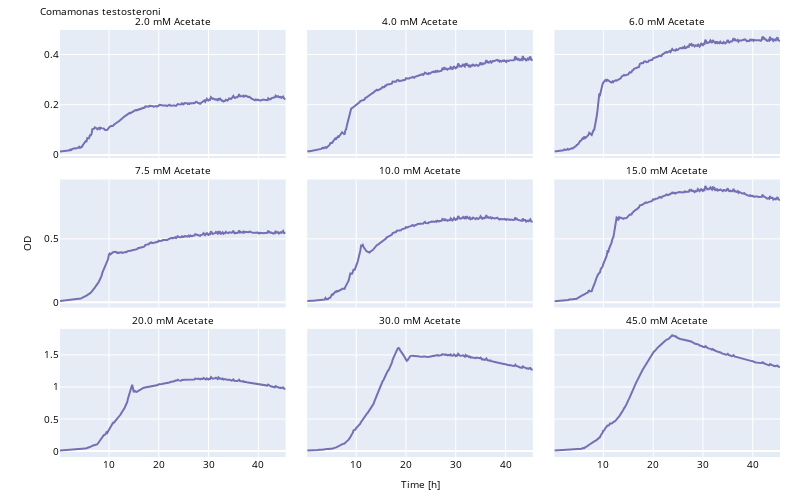
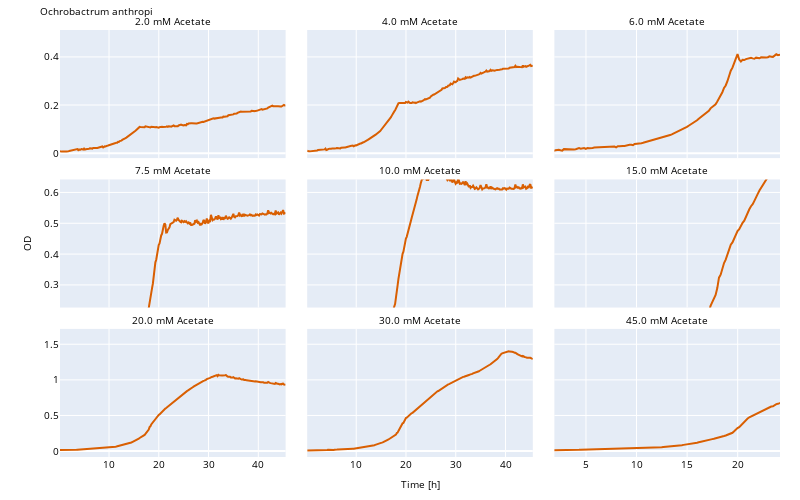

The cell these charts' notebook holds for them, in order:
### Code cell
plot_gradient(fit=False)

### Figure 1 — Plotly figure (JSON) as saved in the notebook; plotly's stock layout.template omitted (floating-point values rounded to 4 significant figures; data arrays with more than 128 entries replaced by an {"elided": "..."} marker saying what was removed)
{"data": [{"line": {"color": "#7570B3", "width": 2}, "marker": {"size": 2}, "name": "OD", "showlegend": false, "type": "scatter", "x": {"elided": "273 float values"}, "xaxis": "x", "y": {"elided": "273 float values"}, "yaxis": "y"}, {"line": {"color": "#7570B3", "width": 2}, "marker": {"size": 2}, "name": "OD", "showlegend": false, "type": "scatter", "x": {"elided": "273 float values"}, "xaxis": "x2", "y": {"elided": "273 float values"}, "yaxis": "y2"}, {"line": {"color": "#7570B3", "width": 2}, "marker": {"size": 2}, "name": "OD", "showlegend": false, "type": "scatter", "x": {"elided": "273 float values"}, "xaxis": "x3", "y": {"elided": "273 float values"}, "yaxis": "y3"}, {"line": {"color": "#7570B3", "width": 2}, "marker": {"size": 2}, "name": "OD", "showlegend": false, "type": "scatter", "x": {"elided": "273 float values"}, "xaxis": "x4", "y": {"elided": "273 float values"}, "yaxis": "y4"}, {"line": {"color": "#7570B3", "width": 2}, "marker": {"size": 2}, "name": "OD", "showlegend": false, "type": "scatter", "x": {"elided": "273 float values"}, "xaxis": "x5", "y": {"elided": "273 float values"}, "yaxis": "y5"}, {"line": {"color": "#7570B3", "width": 2}, "marker": {"size": 2}, "name": "OD", "showlegend": false, "type": "scatter", "x": {"elided": "273 float values"}, "xaxis": "x6", "y": {"elided": "273 float values"}, "yaxis": "y6"}, {"line": {"color": "#7570B3", "width": 2}, "marker": {"size": 2}, "name": "OD", "showlegend": false, "type": "scatter", "x": {"elided": "273 float values"}, "xaxis": "x7", "y": {"elided": "273 float values"}, "yaxis": "y7"}, {"line": {"color": "#7570B3", "width": 2}, "marker": {"size": 2}, "name": "OD", "showlegend": false, "type": "scatter", "x": {"elided": "273 float values"}, "xaxis": "x8", "y": {"elided": "273 float values"}, "yaxis": "y8"}, {"line": {"color": "#7570B3", "width": 2}, "marker": {"size": 2}, "name": "OD", "showlegend": false, "type": "scatter", "x": {"elided": "273 float values"}, "xaxis": "x9", "y": {"elided": "273 float values"}, "yaxis": "y9"}], "layout": {"annotations": [{"font": {"color": "black", "size": 10}, "showarrow": false, "text": "2.0 mM Acetate", "x": 0.1567, "xanchor": "center", "xref": "paper", "y": 1, "yanchor": "bottom", "yref": "paper"}, {"font": {"color": "black", "size": 10}, "showarrow": false, "text": "4.0 mM Acetate", "x": 0.5, "xanchor": "center", "xref": "paper", "y": 1, "yanchor": "bottom", "yref": "paper"}, {"font": {"color": "black", "size": 10}, "showarrow": false, "text": "6.0 mM Acetate", "x": 0.8433, "xanchor": "center", "xref": "paper", "y": 1, "yanchor": "bottom", "yref": "paper"}, {"font": {"color": "black", "size": 10}, "showarrow": false, "text": "7.5 mM Acetate", "x": 0.1567, "xanchor": "center", "xref": "paper", "y": 0.65, "yanchor": "bottom", "yref": "paper"}, {"font": {"color": "black", "size": 10}, "showarrow": false, "text": "10.0 mM Acetate", "x": 0.5, "xanchor": "center", "xref": "paper", "y": 0.65, "yanchor": "bottom", "yref": "paper"}, {"font": {"color": "black", "size": 10}, "showarrow": false, "text": "15.0 mM Acetate", "x": 0.8433, "xanchor": "center", "xref": "paper", "y": 0.65, "yanchor": "bottom", "yref": "paper"}, {"font": {"color": "black", "size": 10}, "showarrow": false, "text": "20.0 mM Acetate", "x": 0.1567, "xanchor": "center", "xref": "paper", "y": 0.3, "yanchor": "bottom", "yref": "paper"}, {"font": {"color": "black", "size": 10}, "showarrow": false, "text": "30.0 mM Acetate", "x": 0.5, "xanchor": "center", "xref": "paper", "y": 0.3, "yanchor": "bottom", "yref": "paper"}, {"font": {"color": "black", "size": 10}, "showarrow": false, "text": "45.0 mM Acetate", "x": 0.8433, "xanchor": "center", "xref": "paper", "y": 0.3, "yanchor": "bottom", "yref": "paper"}], "font": {"color": "black", "size": 10}, "height": 500, "legend": {"title": {"font": {"color": "black", "size": 10}}}, "margin": {"b": 20, "l": 60, "r": 20, "t": 30}, "title": {"font": {"color": "black", "size": 10}, "text": "Comamonas testosteroni"}, "width": 800, "xaxis": {"anchor": "y", "autorange": true, "domain": [0, 0.3133], "matches": "x7", "range": [0.1506, 45.48], "showticklabels": false, "title": {"font": {"color": "black", "size": 10}, "standoff": 10}, "type": "linear"}, "xaxis2": {"anchor": "y2", "autorange": true, "domain": [0.3433, 0.6567], "matches": "x8", "range": [0.1506, 45.48], "showticklabels": false, "title": {"font": {"color": "black", "size": 10}, "standoff": 10}, "type": "linear"}, "xaxis3": {"anchor": "y3", "autorange": true, "domain": [0.6867, 1.0], "matches": "x9", "range": [0.1506, 45.48], "showticklabels": false, "title": {"font": {"color": "black", "size": 10}, "standoff": 10}, "type": "linear"}, "xaxis4": {"anchor": "y4", "autorange": true, "domain": [0, 0.3133], "matches": "x7", "range": [0.1506, 45.48], "showticklabels": false, "title": {"font": {"color": "black", "size": 10}, "standoff": 10}, "type": "linear"}, "xaxis5": {"anchor": "y5", "autorange": true, "domain": [0.3433, 0.6567], "matches": "x8", "range": [0.1506, 45.48], "showticklabels": false, "title": {"font": {"color": "black", "size": 10}, "standoff": 10}, "type": "linear"}, "xaxis6": {"anchor": "y6", "autorange": true, "domain": [0.6867, 1.0], "matches": "x9", "range": [0.1506, 45.48], "showticklabels": false, "title": {"font": {"color": "black", "size": 10}, "standoff": 10}, "type": "linear"}, "xaxis7": {"anchor": "y7", "autorange": true, "domain": [0, 0.3133], "range": [0.1506, 45.48], "title": {"font": {"color": "black", "size": 10}, "standoff": 10}, "type": "linear"}, "xaxis8": {"anchor": "y8", "autorange": true, "domain": [0.3433, 0.6567], "range": [0.1506, 45.48], "title": {"font": {"color": "black", "size": 10}, "standoff": 10, "text": "Time [h]"}, "type": "linear"}, "xaxis9": {"anchor": "y9", "autorange": true, "domain": [0.6867, 1.0], "range": [0.1506, 45.48], "title": {"font": {"color": "black", "size": 10}, "standoff": 10}, "type": "linear"}, "yaxis": {"anchor": "x", "autorange": true, "domain": [0.7, 1], "range": [-0.01269, 0.4977], "title": {"font": {"color": "black", "size": 10}, "standoff": 10}, "type": "linear"}, "yaxis2": {"anchor": "x2", "autorange": true, "domain": [0.7, 1], "matches": "y", "range": [-0.01269, 0.4977], "showticklabels": false, "title": {"font": {"color": "black", "size": 10}, "standoff": 10}, "type": "linear"}, "yaxis3": {"anchor": "x3", "autorange": true, "domain": [0.7, 1], "matches": "y", "range": [-0.01269, 0.4977], "showticklabels": false, "title": {"font": {"color": "black", "size": 10}, "standoff": 10}, "type": "linear"}, "yaxis4": {"anchor": "x4", "autorange": true, "domain": [0.35, 0.65], "range": [-0.04239, 0.9687], "title": {"font": {"color": "black", "size": 10}, "standoff": 10, "text": "OD"}, "type": "linear"}, "yaxis5": {"anchor": "x5", "autorange": true, "domain": [0.35, 0.65], "matches": "y4", "range": [-0.04239, 0.9687], "showticklabels": false, "title": {"font": {"color": "black", "size": 10}, "standoff": 10}, "type": "linear"}, "yaxis6": {"anchor": "x6", "autorange": true, "domain": [0.35, 0.65], "matches": "y4", "range": [-0.04239, 0.9687], "showticklabels": false, "title": {"font": {"color": "black", "size": 10}, "standoff": 10}, "type": "linear"}, "yaxis7": {"anchor": "x7", "autorange": true, "domain": [0, 0.3], "range": [-0.09205, 1.906], "title": {"font": {"color": "black", "size": 10}, "standoff": 10}, "type": "linear"}, "yaxis8": {"anchor": "x8", "autorange": true, "domain": [0, 0.3], "matches": "y7", "range": [-0.09205, 1.906], "showticklabels": false, "title": {"font": {"color": "black", "size": 10}, "standoff": 10}, "type": "linear"}, "yaxis9": {"anchor": "x9", "autorange": true, "domain": [0, 0.3], "matches": "y7", "range": [-0.09205, 1.906], "showticklabels": false, "title": {"font": {"color": "black", "size": 10}, "standoff": 10}, "type": "linear"}}}

### Figure 2 — Plotly figure (JSON) as saved in the notebook; plotly's stock layout.template omitted (floating-point values rounded to 4 significant figures; data arrays with more than 128 entries replaced by an {"elided": "..."} marker saying what was removed)
{"data": [{"line": {"color": "#D95F02", "width": 2}, "marker": {"size": 2}, "name": "OD", "showlegend": false, "type": "scatter", "x": {"elided": "273 float values"}, "xaxis": "x", "y": {"elided": "273 float values"}, "yaxis": "y"}, {"line": {"color": "#D95F02", "width": 2}, "marker": {"size": 2}, "name": "OD", "showlegend": false, "type": "scatter", "x": {"elided": "273 float values"}, "xaxis": "x2", "y": {"elided": "273 float values"}, "yaxis": "y2"}, {"line": {"color": "#D95F02", "width": 2}, "marker": {"size": 2}, "name": "OD", "showlegend": false, "type": "scatter", "x": {"elided": "273 float values"}, "xaxis": "x3", "y": {"elided": "273 float values"}, "yaxis": "y3"}, {"line": {"color": "#D95F02", "width": 2}, "marker": {"size": 2}, "name": "OD", "showlegend": false, "type": "scatter", "x": {"elided": "273 float values"}, "xaxis": "x4", "y": {"elided": "273 float values"}, "yaxis": "y4"}, {"line": {"color": "#D95F02", "width": 2}, "marker": {"size": 2}, "name": "OD", "showlegend": false, "type": "scatter", "x": {"elided": "273 float values"}, "xaxis": "x5", "y": {"elided": "273 float values"}, "yaxis": "y5"}, {"line": {"color": "#D95F02", "width": 2}, "marker": {"size": 2}, "name": "OD", "showlegend": false, "type": "scatter", "x": {"elided": "273 float values"}, "xaxis": "x6", "y": {"elided": "273 float values"}, "yaxis": "y6"}, {"line": {"color": "#D95F02", "width": 2}, "marker": {"size": 2}, "name": "OD", "showlegend": false, "type": "scatter", "x": {"elided": "273 float values"}, "xaxis": "x7", "y": {"elided": "273 float values"}, "yaxis": "y7"}, {"line": {"color": "#D95F02", "width": 2}, "marker": {"size": 2}, "name": "OD", "showlegend": false, "type": "scatter", "x": {"elided": "273 float values"}, "xaxis": "x8", "y": {"elided": "273 float values"}, "yaxis": "y8"}, {"line": {"color": "#D95F02", "width": 2}, "marker": {"size": 2}, "name": "OD", "showlegend": false, "type": "scatter", "x": {"elided": "273 float values"}, "xaxis": "x9", "y": {"elided": "273 float values"}, "yaxis": "y9"}], "layout": {"annotations": [{"font": {"color": "black", "size": 10}, "showarrow": false, "text": "2.0 mM Acetate", "x": 0.1567, "xanchor": "center", "xref": "paper", "y": 1, "yanchor": "bottom", "yref": "paper"}, {"font": {"color": "black", "size": 10}, "showarrow": false, "text": "4.0 mM Acetate", "x": 0.5, "xanchor": "center", "xref": "paper", "y": 1, "yanchor": "bottom", "yref": "paper"}, {"font": {"color": "black", "size": 10}, "showarrow": false, "text": "6.0 mM Acetate", "x": 0.8433, "xanchor": "center", "xref": "paper", "y": 1, "yanchor": "bottom", "yref": "paper"}, {"font": {"color": "black", "size": 10}, "showarrow": false, "text": "7.5 mM Acetate", "x": 0.1567, "xanchor": "center", "xref": "paper", "y": 0.65, "yanchor": "bottom", "yref": "paper"}, {"font": {"color": "black", "size": 10}, "showarrow": false, "text": "10.0 mM Acetate", "x": 0.5, "xanchor": "center", "xref": "paper", "y": 0.65, "yanchor": "bottom", "yref": "paper"}, {"font": {"color": "black", "size": 10}, "showarrow": false, "text": "15.0 mM Acetate", "x": 0.8433, "xanchor": "center", "xref": "paper", "y": 0.65, "yanchor": "bottom", "yref": "paper"}, {"font": {"color": "black", "size": 10}, "showarrow": false, "text": "20.0 mM Acetate", "x": 0.1567, "xanchor": "center", "xref": "paper", "y": 0.3, "yanchor": "bottom", "yref": "paper"}, {"font": {"color": "black", "size": 10}, "showarrow": false, "text": "30.0 mM Acetate", "x": 0.5, "xanchor": "center", "xref": "paper", "y": 0.3, "yanchor": "bottom", "yref": "paper"}, {"font": {"color": "black", "size": 10}, "showarrow": false, "text": "45.0 mM Acetate", "x": 0.8433, "xanchor": "center", "xref": "paper", "y": 0.3, "yanchor": "bottom", "yref": "paper"}], "font": {"color": "black", "size": 10}, "height": 500, "legend": {"title": {"font": {"color": "black", "size": 10}}}, "margin": {"b": 20, "l": 60, "r": 20, "t": 30}, "title": {"font": {"color": "black", "size": 10}, "text": "Ochrobactrum anthropi"}, "width": 800, "xaxis": {"anchor": "y", "autorange": true, "domain": [0, 0.3133], "matches": "x7", "range": [0.1506, 45.48], "showticklabels": false, "title": {"font": {"color": "black", "size": 10}, "standoff": 10}, "type": "linear"}, "xaxis2": {"anchor": "y2", "autorange": true, "domain": [0.3433, 0.6567], "matches": "x8", "range": [0.1506, 45.48], "showticklabels": false, "title": {"font": {"color": "black", "size": 10}, "standoff": 10}, "type": "linear"}, "xaxis3": {"anchor": "y3", "autorange": false, "domain": [0.6867, 1.0], "matches": "x9", "range": [1.879, 24.18], "showticklabels": false, "title": {"font": {"color": "black", "size": 10}, "standoff": 10}, "type": "linear"}, "xaxis4": {"anchor": "y4", "autorange": true, "domain": [0, 0.3133], "matches": "x7", "range": [0.1506, 45.48], "showticklabels": false, "title": {"font": {"color": "black", "size": 10}, "standoff": 10}, "type": "linear"}, "xaxis5": {"anchor": "y5", "autorange": true, "domain": [0.3433, 0.6567], "matches": "x8", "range": [0.1506, 45.48], "showticklabels": false, "title": {"font": {"color": "black", "size": 10}, "standoff": 10}, "type": "linear"}, "xaxis6": {"anchor": "y6", "autorange": false, "domain": [0.6867, 1.0], "matches": "x9", "range": [1.879, 24.18], "showticklabels": false, "title": {"font": {"color": "black", "size": 10}, "standoff": 10}, "type": "linear"}, "xaxis7": {"anchor": "y7", "autorange": true, "domain": [0, 0.3133], "range": [0.1506, 45.48], "title": {"font": {"color": "black", "size": 10}, "standoff": 10}, "type": "linear"}, "xaxis8": {"anchor": "y8", "autorange": true, "domain": [0.3433, 0.6567], "range": [0.1506, 45.48], "title": {"font": {"color": "black", "size": 10}, "standoff": 10, "text": "Time [h]"}, "type": "linear"}, "xaxis9": {"anchor": "y9", "autorange": false, "domain": [0.6867, 1.0], "range": [1.879, 24.18], "title": {"font": {"color": "black", "size": 10}, "standoff": 10}, "type": "linear"}, "yaxis": {"anchor": "x", "autorange": true, "domain": [0.7, 1], "range": [-0.02044, 0.5118], "title": {"font": {"color": "black", "size": 10}, "standoff": 10}, "type": "linear"}, "yaxis2": {"anchor": "x2", "autorange": true, "domain": [0.7, 1], "matches": "y", "range": [-0.02044, 0.5118], "showticklabels": false, "title": {"font": {"color": "black", "size": 10}, "standoff": 10}, "type": "linear"}, "yaxis3": {"anchor": "x3", "autorange": true, "domain": [0.7, 1], "matches": "y", "range": [-0.02044, 0.5118], "showticklabels": false, "title": {"font": {"color": "black", "size": 10}, "standoff": 10}, "type": "linear"}, "yaxis4": {"anchor": "x4", "autorange": false, "domain": [0.35, 0.65], "range": [0.2266, 0.6421], "title": {"font": {"color": "black", "size": 10}, "standoff": 10, "text": "OD"}, "type": "linear"}, "yaxis5": {"anchor": "x5", "autorange": false, "domain": [0.35, 0.65], "matches": "y4", "range": [0.2266, 0.6421], "showticklabels": false, "title": {"font": {"color": "black", "size": 10}, "standoff": 10}, "type": "linear"}, "yaxis6": {"anchor": "x6", "autorange": false, "domain": [0.35, 0.65], "matches": "y4", "range": [0.2266, 0.6421], "showticklabels": false, "title": {"font": {"color": "black", "size": 10}, "standoff": 10}, "type": "linear"}, "yaxis7": {"anchor": "x7", "autorange": true, "domain": [0, 0.3], "range": [-0.08309, 1.715], "title": {"font": {"color": "black", "size": 10}, "standoff": 10}, "type": "linear"}, "yaxis8": {"anchor": "x8", "autorange": true, "domain": [0, 0.3], "matches": "y7", "range": [-0.08309, 1.715], "showticklabels": false, "title": {"font": {"color": "black", "size": 10}, "standoff": 10}, "type": "linear"}, "yaxis9": {"anchor": "x9", "autorange": true, "domain": [0, 0.3], "matches": "y7", "range": [-0.08309, 1.715], "showticklabels": false, "title": {"font": {"color": "black", "size": 10}, "standoff": 10}, "type": "linear"}}}
